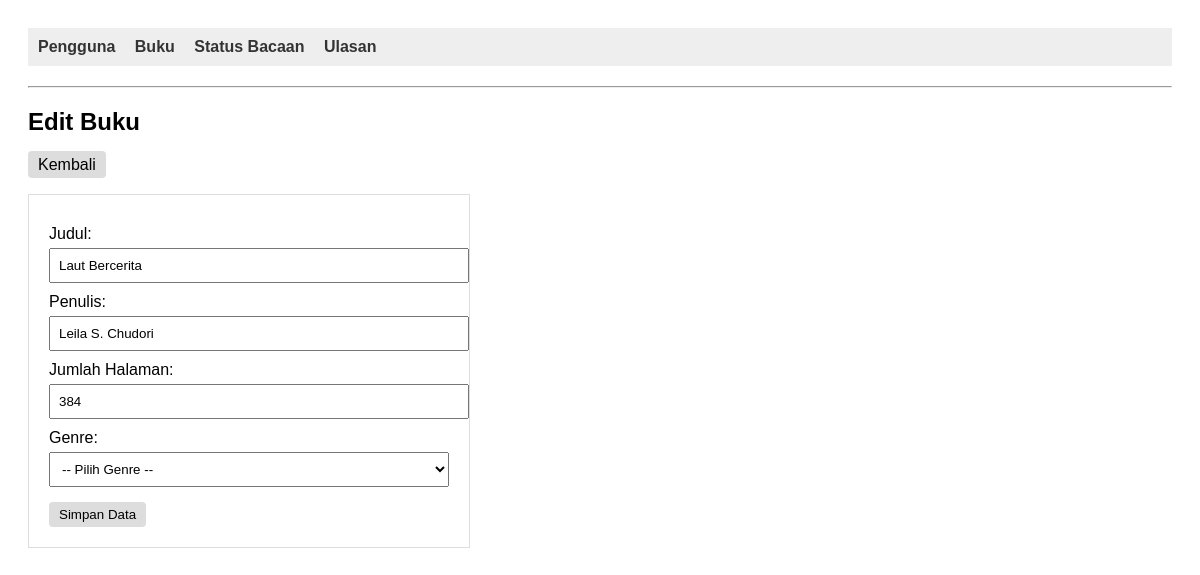
Screenshot of /Tepehh10/index.php?entity=buku&action=edit&id=2 with the database file from the repository.
### tables this page shows
CREATE TABLE `buku` (
  `id_buku` int(11) NOT NULL,
  `judul` varchar(255) NOT NULL,
  `penulis` varchar(150) NOT NULL,
  `halaman` int(11) DEFAULT NULL,
  `genre` varchar(50) DEFAULT NULL
);

### Tepehh10/models/Buku.php (called while the page is built, shortened)
<?php
require_once "config/Database.php";
class Buku
{
    private $conn;
    private $table = "buku";
    public function __construct()
    {
        $database = new Database();
        $this->conn = $database->getConnection();
    }
    public function getById($id_buku)
    {
        $query = "SELECT * FROM " . $this->table . " WHERE id_buku = :id_buku";
        $stmt = $this->conn->prepare($query);
        $stmt->bindParam(':id_buku', $id_buku);
        $stmt->execute();
        return $stmt->fetch(PDO::FETCH_ASSOC);
    }
}

### Tepehh10/config/Database.php (called while the page is built, shortened)
<?php
class Database
{
    private $host = "localhost";
    private $database = "library";
    private $username = "root";
    private $password = "";
    public function getConnection()
    {
        $this->conn = null;
        try {
            $this->conn = new PDO("mysql:host=" . $this->host . ";dbname=" . $this->database, $this->username, $this->password);
            $this->conn->setAttribute(PDO::ATTR_ERRMODE, PDO::ERRMODE_EXCEPTION);
        } catch (PDOException $exception) {
            echo "Connection error: " . $exception->getMessage();
        }
        return $this->conn;
    }
}

### Tepehh10/viewmodels/BukuViewModel.php (called while the page is built, shortened)
<?php
require_once 'models/Buku.php';
class BukuViewModel
{
    private $buku;
    public function __construct()
    {
        $this->buku = new Buku();
    }
    public function getBukuById($id_buku)
    {
        return $this->buku->getById($id_buku);
    }
}

### Tepehh10/views/buku_form.php (the view, shortened to what this page needs)
<?php
require_once 'views/template/header.php';
?>
<div class="content-header">
    <h2><?= isset($data) ? 'Edit Buku' : 'Tambah Buku' ?></h2>
    <a href="index.php?entity=buku" class="btn btn-secondary">Kembali</a>
</div>
<div class="card form-container">
    <form action="index.php?entity=buku&action=<?= isset($data) ? 'update&id='.$data['id_buku'] : 'save' ?>" method="POST">
        <div class="form-group">
            <label>Judul:</label>
            <input type="text" name="judul" value="<?= isset($data) ? htmlspecialchars($data['judul']) : '' ?>" required>
        </div>
        <div class="form-group">
            <label>Penulis:</label>
            <input type="text" name="penulis" value="<?= isset($data) ? htmlspecialchars($data['penulis']) : '' ?>">
        </div>
        <div class="form-group">
            <label>Jumlah Halaman:</label>
            <input type="number" name="halaman" value="<?= isset($data) ? htmlspecialchars($data['halaman']) : '' ?>">
        </div>
      <div class="form-group">
        <label>Genre:</label>
        <select name="genre" required>
            <option value="">-- Pilih Genre --</option>
    </select>
</div>
        <button type="submit" class="btn btn-success">Simpan Data</button>
    </form>
</div>
<?php require_once 'views/template/footer.php'; ?>

### Tepehh10/views/template/header.php (style rules this page uses)
body { font-family: sans-serif; padding: 20px; }
.btn { padding: 5px 10px; text-decoration: none; background: #ddd; color: black; border-radius: 4px; }
form { margin-top: 20px; border: 1px solid #ddd; padding: 20px; max-width: 400px; }
label { display: block; margin-top: 10px; }
input, select { width: 100%; padding: 8px; margin-top: 5px; }
button { margin-top: 15px; padding: 10px 20px; background: #28a745; color: white; border: none; cursor: pointer; }

### rows the page displays
buku: judul "Laut Bercerita", penulis "Leila S. Chudori", halaman "384"
